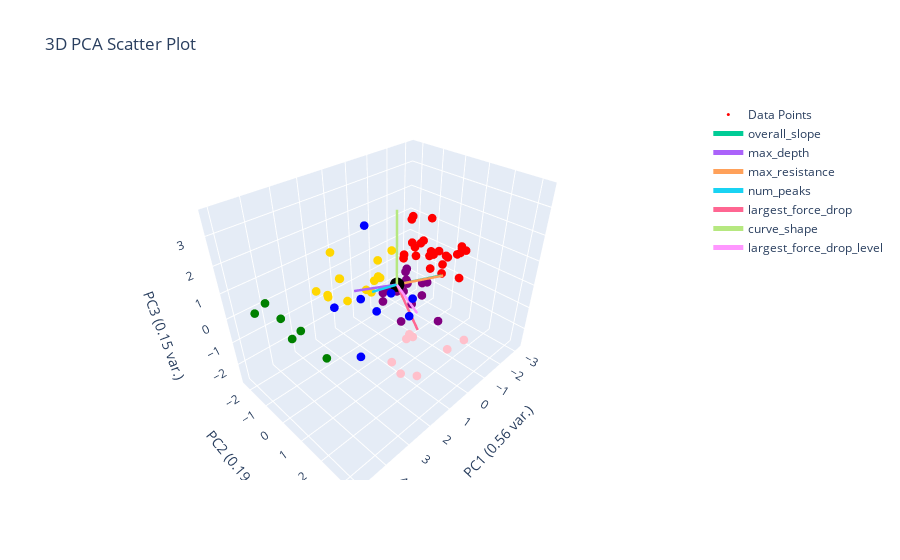

Notebook code cell kept with this figure:
### Markdown cell above
# K-Means Clustering
- assumes
    - spherical clusters (isotropic)
    - similar size clusters (equal variance)
    - features are on same scale
    - clusters are linearly separable
    - number of clusters (k) is known

### Code cell
kmeans_elbow = 6
kmeans = KMeans(n_clusters=kmeans_elbow, init="k-means++", n_init=100).fit(clustering_features_df)
# print(f"kmeans cluster centers: {kmeans.cluster_centers_}")
plotting.pca_analysis(clustering_features_df) # printing scree plot
# plotting.plot_clusters_together(kmeans.labels_, "kmeans")
plotting.plot_clusters_seperately(kmeans.labels_, clustering_features_df.index.tolist(), depth_resist_curve_df_list, data_features_df, "kmeans")
plotting.plot_pca(clustering_features_df, y_labels=kmeans.labels_, num_pc=3, graph_title="kmeans")

### Figure 1 — Plotly figure (JSON) as saved in the notebook; plotly's stock layout.template omitted (floating-point values rounded to 4 significant figures)
{"data": [{"marker": {"color": ["red", "red", "blue", "purple", "green", "blue", "green", "red", "red", "purple", "gold", "red", "gold", "gold", "purple", "gold", "red", "purple", "red", "red", "pink", "red", "pink", "red", "gold", "purple", "blue", "red", "red", "red", "green", "pink", "purple", "red", "gold", "gold", "red", "gold", "pink", "pink", "red", "gold", "purple", "green", "pink", "blue", "red", "purple", "red", "gold", "purple", "purple", "pink", "purple", "purple", "red", "purple", "purple", "blue", "gold", "red", "blue", "gold", "red", "purple", "blue", "red", "gold", "blue", "gold", "green", "green", "red", "purple", "red", "pink", "red", "purple"], "size": 3}, "mode": "markers", "name": "Data Points", "type": "scatter3d", "x": [-1.038, -2.249, 3.24, -1.401, 4.028, 2.252, 5.007, -1.44, -1.297, -0.3491, 0.2798, -1.887, 1.856, 2.107, -0.8553, 1.371, -2.529, -1.706, -1.948, -1.889, 1.219, -2.014, 1.222, -2.456, 0.5107, -0.5223, 1.511, -2.954, -2.364, -1.281, 4.807, 1.838, -1.153, -2.974, 0.1123, -0.1394, -1.881, -0.1971, 1.021, 1.336, -1.566, 1.472, -0.9617, 3.884, 0.8845, 2.754, -1.045, -1.031, -3.156, 0.9545, 0.116, -0.7825, 1.591, -1.11, -0.3693, -1.661, -1.878, -0.2737, 2.439, -0.1587, -1.932, 1.935, 1.583, -2.997, -0.7862, 2.117, -1.238, 0.287, 1.661, 1.708, 3.336, 3.946, -2.855, -0.1342, -1.384, 0.07084, -1.583, -1.03], "y": [-0.6712, 0.02436, 1.655, -0.5059, -1.288, 1.317, -0.9546, -0.4153, -0.4975, -0.7427, -0.0005907, 1.304, -1.625, -1.968, 1.291, -1.494, 0.2484, -0.267, -0.1089, -0.1325, 3.286, -0.04116, 1.9, 0.2167, -0.331, -0.002087, 2.084, 0.5091, 0.1403, -0.4794, 0.604, 1.561, -0.6009, 0.5329, -1.236, -1.333, -0.1065, -1.186, 1.987, 1.725, 0.751, -1.401, 0.3681, -0.4227, 1.45, -0.1006, -0.6576, -0.7413, 0.6192, -1.662, -0.6053, -0.2729, 1.746, -0.6211, -1.103, -0.2683, -0.161, -0.2657, 1.095, -1.131, -0.1019, 1.609, -2.027, 0.5285, -0.2147, 0.4541, -0.5025, -1.332, 2.105, -1.491, 0.03586, -2.325, 0.4405, 0.2028, -0.4326, 3.089, -0.3262, -0.7227], "z": [0.3588, 0.4525, -0.2106, -1.878, 0.006694, 0.7645, 0.9481, 0.4036, 0.9907, -0.7509, 1.515, 0.007296, -0.43, -0.2245, -1.414, 0.1914, 0.1569, -0.888, -0.252, 0.3284, -0.1636, 0.3721, -0.5275, 0.2395, 0.376, -0.1083, 1.253, 0.2803, -0.5517, 2.065, 0.8107, -1.457, -0.1223, 0.5648, -0.9024, -0.5365, 1.908, 0.4091, -2.383, -0.6501, 0.484, 0.2923, -0.7765, -0.07166, -0.8931, 0.407, 0.5181, -0.8203, 0.3455, -1.096, -1.004, -0.2907, -2.034, -0.2485, -1.112, 1.021, -0.8832, -0.5662, 3.624, -0.257, 0.5239, 1.421, -0.687, 0.4935, -0.4392, 0.703, 1.948, -0.747, 0.69, 1.414, -1.302, 0.03064, 0.2295, -0.2563, 0.7885, -0.6322, 0.9206, -2.691]}, {"marker": {"color": "black", "size": 5}, "mode": "markers", "name": "Origin", "showlegend": false, "type": "scatter3d", "x": [0], "y": [0], "z": [0]}, {"line": {"width": 5}, "mode": "lines+text", "name": "overall_slope", "textposition": "top center", "type": "scatter3d", "x": [0, -1.395], "y": [0, 0.8657], "z": [0, 0.1397]}, {"line": {"width": 5}, "mode": "lines+text", "name": "max_depth", "textposition": "top center", "type": "scatter3d", "x": [0, 1.398], "y": [0, -0.7057], "z": [0, 0.06372]}, {"line": {"width": 5}, "mode": "lines+text", "name": "max_resistance", "textposition": "top center", "type": "scatter3d", "x": [0, -1.317], "y": [0, 1.013], "z": [0, 0.2419]}, {"line": {"width": 5}, "mode": "lines+text", "name": "num_peaks", "textposition": "top center", "type": "scatter3d", "x": [0, 1.264], "y": [0, 0.06835], "z": [0, 0.3507]}, {"line": {"width": 5}, "mode": "lines+text", "name": "largest_force_drop", "textposition": "top center", "type": "scatter3d", "x": [0, 0.9168], "y": [0, 1.843], "z": [0, -0.4571]}, {"line": {"width": 5}, "mode": "lines+text", "name": "curve_shape", "textposition": "top center", "type": "scatter3d", "x": [0, 0.05315], "y": [0, 0.0112], "z": [0, 2.919]}, {"line": {"width": 5}, "mode": "lines+text", "name": "largest_force_drop_level", "textposition": "top center", "type": "scatter3d", "x": [0, 0.9612], "y": [0, 1.823], "z": [0, 0.2549]}], "layout": {"autosize": true, "scene": {"xaxis": {"title": {"text": "PC1 (0.56 var.)"}}, "yaxis": {"title": {"text": "PC2 (0.19 var.)"}}, "zaxis": {"title": {"text": "PC3 (0.15 var.)"}}}, "title": {"text": "3D PCA Scatter Plot"}}}
